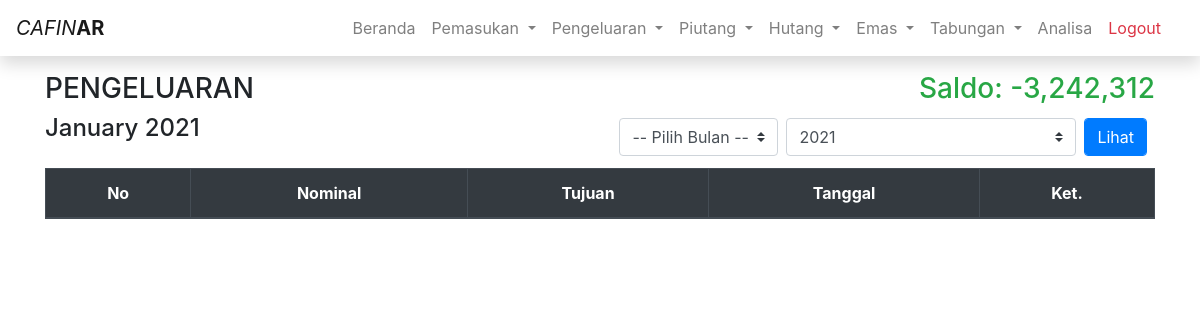
The page /pengeluaran (signed in) on the database as committed earlier.
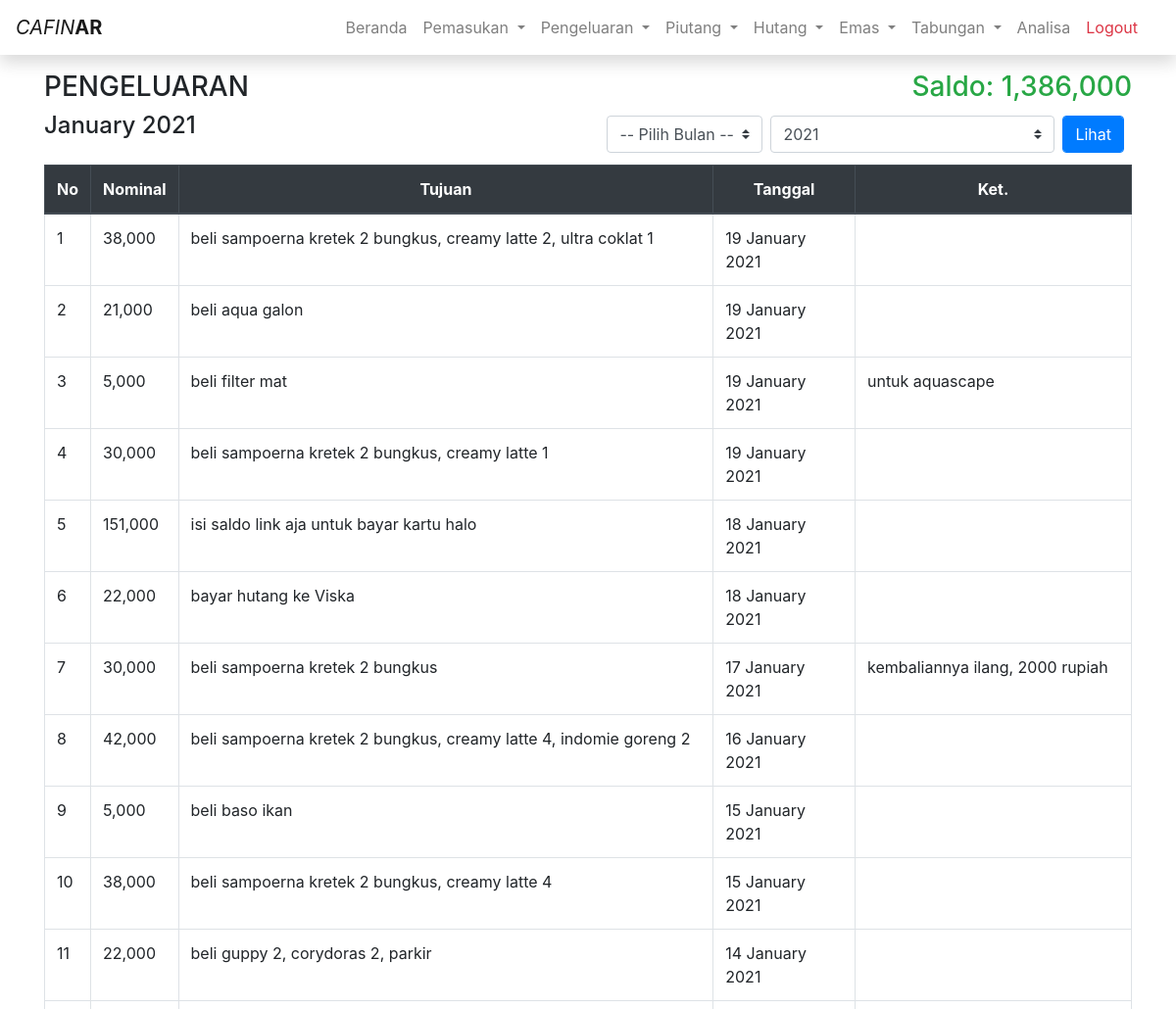
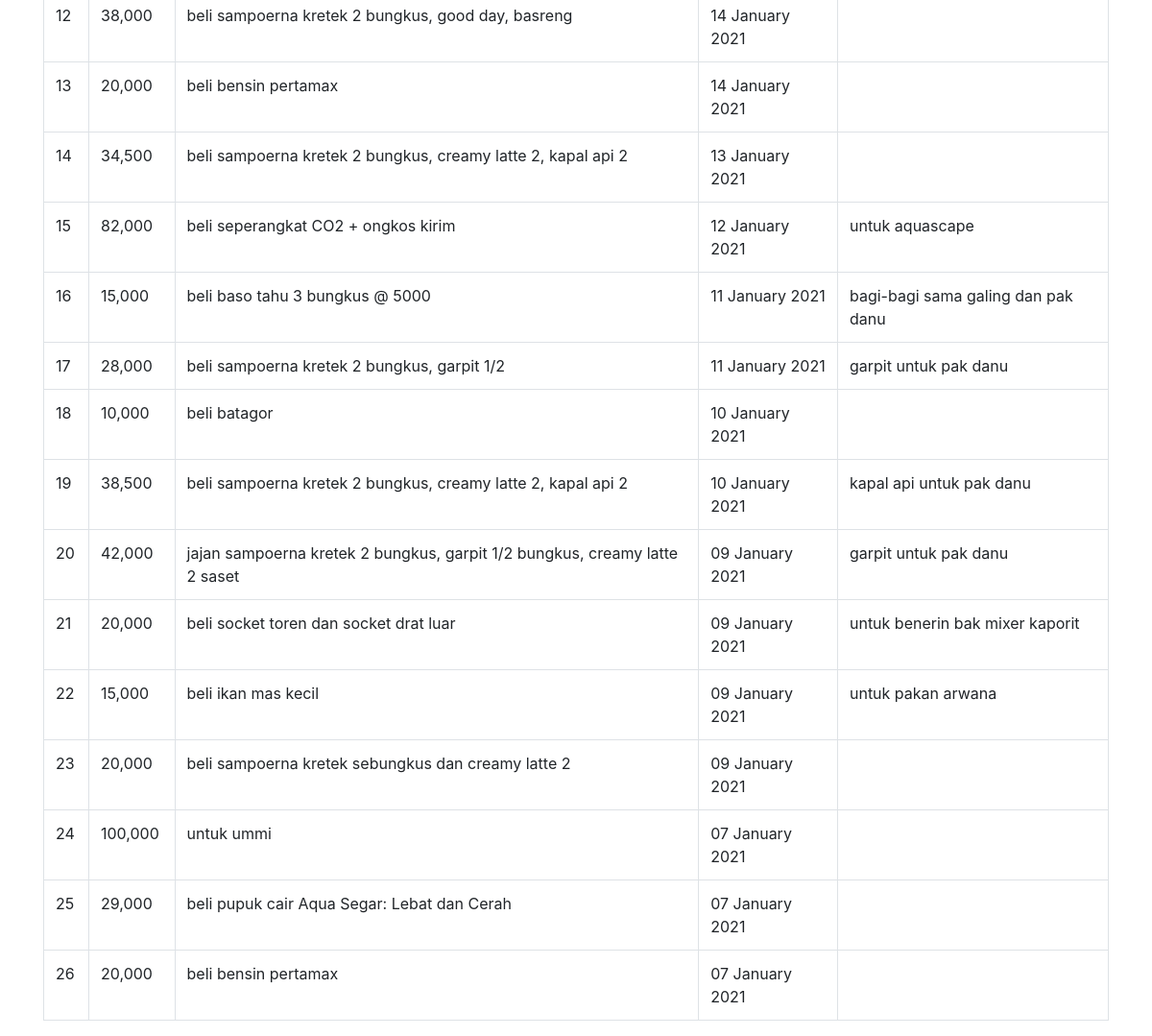
The same page on the database as committed later (2 pictures, top to bottom).
### tables this page shows
CREATE TABLE `saldo` (
  `id` int(11) NOT NULL,
  `saldo` int(11) NOT NULL,
  `tanggal` timestamp NOT NULL DEFAULT CURRENT_TIMESTAMP ON UPDATE CURRENT_TIMESTAMP
);

CREATE TABLE `pengeluaran` (
  `id` int(11) NOT NULL,
  `tanggal` timestamp NOT NULL DEFAULT CURRENT_TIMESTAMP ON UPDATE CURRENT_TIMESTAMP,
  `nominal` int(100) NOT NULL,
  `tujuan` varchar(100) NOT NULL,
  `keterangan` varchar(100) NOT NULL
);

### app/core/Controller.php (called while the page is built, shortened)
<?php
class Controller
{
  public function view($view, $data = [])
  {
    require_once 'app/views/' . $view . '.php';
  }
  public function model($model)
  {
    return new $model;
  }
}

### app/controllers/Pengeluaran.php (called while the page is built, shortened)
<?php
class Pengeluaran extends Controller
{
  public function index()
  {
    $data['bulan'] = date('F');
    $data['tahun'] = date('Y');
    $data['pengeluaran'] = $this->model('Pengeluaran_model')->showCurrentMonthPengeluaran();
    $data['saldo'] = $this->model('Saldo_model')->showSaldo();
    $data['title'] = 'PENGELUARAN | ' . $this->title;
    $this->view('pengeluaran/index', $data);
  }
}

### app/core/App.php (called while the page is built, shortened)
<?php
class App
{
  protected $controller = 'Home',
    $method = 'index',
    $params = [];
  public function __construct()
  {
    $this->controller = new $this->controller;
    call_user_func_array([$this->controller, $this->method], $this->params);
  }
}

### index.php (called while the page is built, shortened)
<?php
$app = new App();

### app/core/Database.php (called while the page is built, shortened)
<?php
class Database
{
  private $host = DB_HOST,
    $user = DB_USER,
    $pass = DB_PASS,
    $db_name = DB_NAME;
  private $dbh;
  private $stmt;
  public function __construct()
  {
    $dsn = 'mysql:host=' . $this->host . ';dbname=' . $this->db_name;
    $option = [
      PDO::ATTR_PERSISTENT => true,
      PDO::ATTR_ERRMODE => PDO::ERRMODE_EXCEPTION
    ];
    try {
      $this->dbh = new PDO($dsn, $this->user, $this->pass, $option);
    } catch (PDOException $e) {
      die($e->getMessage());
    }
  }
  public function query($query)
  {
    $this->stmt = $this->dbh->prepare($query);
  }
  public function execute()
  {
    $this->stmt->execute();
  }
  public function resultSet()
  {
    $this->execute();
    return $this->stmt->fetchAll(PDO::FETCH_ASSOC);
  }
  public function single()
  {
    $this->execute();
    return $this->stmt->fetch(PDO::FETCH_ASSOC);
  }
}

### app/models/Saldo_model.php (called while the page is built, shortened)
<?php
class Saldo_model
{
  private $table = 'saldo',
    $db;
  public function __construct()
  {
    $this->db = new Database;
  }
  public function showSaldo()
  {
    $this->db->query("SELECT * FROM " . $this->table . " WHERE id = 1");
    return $this->db->single();
  }
}

### app/models/Pengeluaran_model.php (called while the page is built, shortened)
<?php
class Pengeluaran_model
{
  private $table = 'pengeluaran',
    $db;
  public function __construct()
  {
    $this->db = new Database;
  }
  public function showCurrentMonthPengeluaran()
  {
    $this->db->query("SELECT * FROM " . $this->table . "
     WHERE MONTH(tanggal) = MONTH(CURRENT_DATE())
     AND
     YEAR(tanggal) = YEAR(CURRENT_DATE())
     ORDER BY tanggal DESC");
    return $this->db->resultSet();
  }
}

### app/views/pengeluaran/index.php (the view, shortened to what this page needs)
<div class="row">
  <div class="col">
    <h3>PENGELUARAN</h3>
  </div>
  <div class="col text-right">
    <h3 class="text-success">Saldo: <?= number_format($data['saldo']['saldo']); ?></h3>
  </div>
</div>
<div class="row">
  <div class="col">
    <h4><?= $data['bulan'] ?> <?= $data['tahun'] ?></h4>
  </div>
  <div class="col d-flex justify-content-end">
    <form class="form-inline" method="POST" action="<?= BASEURL; ?>/pengeluaran/index">
      <select class="custom-select my-1 mr-sm-2" id="bulan" name="bulan" required>
        <option value="00">-- Pilih Bulan --</option>
      </select>
      <input type="number" class="custom-select my-1 mr-sm-2" id="tahun" name="tahun" placeholder="tahun" value="<?= $data['tahun']; ?>" required>
      <button class="btn btn-primary form-control mr-sm-2">Lihat</button>
    </form>
  </div>
</div>
<div class="row">
  <div class="col">
    <table class="table table-bordered table-hover">
      <thead class="thead-dark">
        <tr class="text-center">
          <th scope="col">No</th>
          <th scope="col">Nominal</th>
          <th scope="col">Tujuan</th>
          <th scope="col">Tanggal</th>
          <th scope="col">Ket.</th>
        </tr>
      </thead>
      <tbody>
        <?php
        $no = 1;
        foreach ($data['pengeluaran'] as $pengeluaran) :
        ?>
          <tr>
            <td><?= $no++; ?></td>
            <td><?= number_format($pengeluaran['nominal']); ?></td>
            <td><?= $pengeluaran['tujuan']; ?></td>
            <td><?= date('d F Y', strtotime($pengeluaran['tanggal'])); ?></td>
            <td><?= $pengeluaran['keterangan']; ?></td>
          </tr>
        <?php endforeach; ?>
      </tbody>
    </table>
  </div>
</div>

Rows that differ between the two databases and show on the page:
changed saldo: saldo "-3,242,312" → "1,386,000"
added pengeluaran: nominal "38,000", tujuan "beli sampoerna kretek 2 bungkus, creamy latte 2, ultra coklat 1", tanggal "19 January 2021"
added pengeluaran: nominal "21,000", tujuan "beli aqua galon", tanggal "19 January 2021"
added pengeluaran: nominal "5,000", tujuan "beli filter mat", tanggal "19 January 2021", keterangan "untuk aquascape"
added pengeluaran: nominal "30,000", tujuan "beli sampoerna kretek 2 bungkus, creamy latte 1", tanggal "19 January 2021"
added pengeluaran: nominal "151,000", tujuan "isi saldo link aja untuk bayar kartu halo", tanggal "18 January 2021"
added pengeluaran: nominal "22,000", tujuan "bayar hutang ke Viska", tanggal "18 January 2021"
added pengeluaran: nominal "30,000", tujuan "beli sampoerna kretek 2 bungkus", tanggal "17 January 2021", keterangan "kembaliannya ilang, 2000 rupiah"
added pengeluaran: nominal "42,000", tujuan "beli sampoerna kretek 2 bungkus, creamy latte 4, indomie goreng 2", tanggal "16 January 2021"
added pengeluaran: nominal "5,000", tujuan "beli baso ikan", tanggal "15 January 2021"
added pengeluaran: nominal "38,000", tujuan "beli sampoerna kretek 2 bungkus, creamy latte 4", tanggal "15 January 2021"
added pengeluaran: nominal "22,000", tujuan "beli guppy 2, corydoras 2, parkir", tanggal "14 January 2021"
added pengeluaran: nominal "38,000", tujuan "beli sampoerna kretek 2 bungkus, good day, basreng", tanggal "14 January 2021"
added pengeluaran: nominal "20,000", tujuan "beli bensin pertamax", tanggal "14 January 2021"
added pengeluaran: nominal "34,500", tujuan "beli sampoerna kretek 2 bungkus, creamy latte 2, kapal api 2", tanggal "13 January 2021"
added pengeluaran: nominal "82,000", tujuan "beli seperangkat CO2 + ongkos kirim", tanggal "12 January 2021", keterangan "untuk aquascape"
added pengeluaran: nominal "15,000", tujuan "beli baso tahu 3 bungkus @ 5000", tanggal "11 January 2021", keterangan "bagi-bagi sama galing dan pak danu"
added pengeluaran: nominal "28,000", tujuan "beli sampoerna kretek 2 bungkus, garpit 1/2", tanggal "11 January 2021", keterangan "garpit untuk pak danu"
added pengeluaran: nominal "10,000", tujuan "beli batagor", tanggal "10 January 2021"
added pengeluaran: nominal "38,500", tujuan "beli sampoerna kretek 2 bungkus, creamy latte 2, kapal api 2", tanggal "10 January 2021", keterangan "kapal api untuk pak danu"
added pengeluaran: nominal "42,000", tujuan "jajan sampoerna kretek 2 bungkus, garpit 1/2 bungkus, creamy latte 2 saset", tanggal "09 January 2021", keterangan "garpit untuk pak danu"
added pengeluaran: nominal "20,000", tujuan "beli socket toren dan socket drat luar", tanggal "09 January 2021", keterangan "untuk benerin bak mixer kaporit"
added pengeluaran: nominal "15,000", tujuan "beli ikan mas kecil", tanggal "09 January 2021", keterangan "untuk pakan arwana"
added pengeluaran: nominal "20,000", tujuan "beli sampoerna kretek sebungkus dan creamy latte 2", tanggal "09 January 2021"
added pengeluaran: nominal "100,000", tujuan "untuk ummi", tanggal "07 January 2021"
added pengeluaran: nominal "29,000", tujuan "beli pupuk cair Aqua Segar: Lebat dan Cerah", tanggal "07 January 2021"
added pengeluaran: nominal "20,000", tujuan "beli bensin pertamax", tanggal "07 January 2021"
